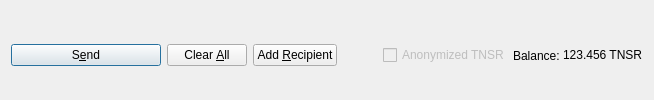
         <widget class="QFrame" name="frame_Send">
          <layout class="QHBoxLayout" name="horizontalLayout">
           <property name="bottomMargin">
            <number>0</number>
           </property>
           <item>
            <widget class="QPushButton" name="sendButton">
             <property name="minimumSize">
              <size>
               <width>150</width>
               <height>0</height>
              </size>
             </property>
             <property name="toolTip">
              <string>Confirm the send action</string>
             </property>
             <property name="text">
              <string>S&amp;end</string>
             </property>
             <property name="icon">
              <iconset resource="../tensorcoin.qrc">
               <normaloff>:/icons/send</normaloff>:/icons/send</iconset>
             </property>
             <property name="autoDefault">
              <bool>false</bool>
             </property>
             <property name="default">
              <bool>true</bool>
             </property>
            </widget>
           </item>
           <item>
            <widget class="QPushButton" name="clearButton">
             <property name="sizePolicy">
              <sizepolicy hsizetype="Minimum" vsizetype="Fixed">
               <horstretch>0</horstretch>
               <verstretch>0</verstretch>
              </sizepolicy>
             </property>
             <property name="toolTip">
              <string>Clear all fields of the form.</string>
             </property>
             <property name="text">
              <string>Clear &amp;All</string>
             </property>
             <property name="icon">
              <iconset resource="../tensorcoin.qrc">
               <normaloff>:/icons/remove</normaloff>:/icons/remove</iconset>
             </property>
             <property name="autoDefault">
              <bool>false</bool>
             </property>
            </widget>
           </item>
           <item>
            <widget class="QPushButton" name="addButton">
             <property name="toolTip">
              <string>Send to multiple recipients at once</string>
             </property>
             <property name="text">
              <string>Add &amp;Recipient</string>
             </property>
             <property name="icon">
              <iconset resource="../tensorcoin.qrc">
               <normaloff>:/icons/add</normaloff>:/icons/add</iconset>
             </property>
             <property name="autoDefault">
              <bool>false</bool>
             </property>
            </widget>
           </item>
           <item>
            <spacer name="horizontalSpacer">
             <property name="orientation">
              <enum>Qt::Horizontal</enum>
             </property>
             <property name="sizeHint" stdset="0">
              <size>
               <width>40</width>
               <height>20</height>
              </size>
             </property>
            </spacer>
           </item>
           <item>
            <layout class="QHBoxLayout" name="horizontalLayout_2">
             <property name="spacing">
              <number>3</number>
             </property>
             <item>
              <widget class="QCheckBox" name="checkzTNSR">
               <property name="enabled">
                <bool>false</bool>
               </property>
               <property name="text">
                <string>Anonymized TNSR</string>
               </property>
              </widget>
             </item>
             <item>
              <widget class="QLabel" name="label">
               <property name="text">
                <string>Balance:</string>
               </property>
              </widget>
             </item>
             <item>
              <widget class="QLabel" name="labelBalance">
               <property name="sizePolicy">
                <sizepolicy hsizetype="Preferred" vsizetype="Fixed">
                 <horstretch>0</horstretch>
                 <verstretch>0</verstretch>
                </sizepolicy>
               </property>
               <property name="cursor">
                <cursorShape>IBeamCursor</cursorShape>
               </property>
               <property name="text">
                <string notr="true">123.456 TNSR</string>
               </property>
               <property name="textInteractionFlags">
                <set>Qt::LinksAccessibleByMouse|Qt::TextSelectableByKeyboard|Qt::TextSelectableByMouse</set>
               </property>
              </widget>
             </item>
            </layout>
           </item>
          </layout>
         </widget>
